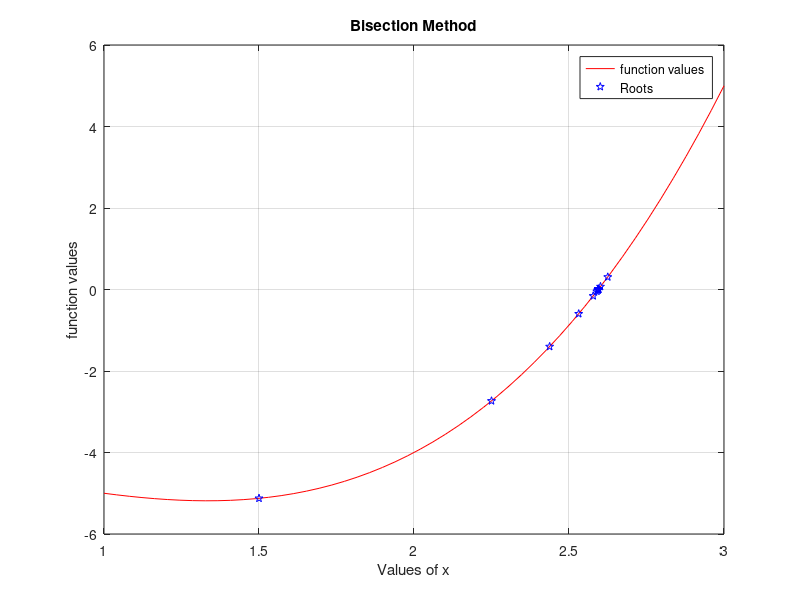

Reproduce this figure in MATLAB.
function sowmik = task_102 ()

  function y=f(x)
    y=x.^3-2*x.^2-4;
  end
  a=0;
  b=3;
  e=0.000001;
  A=[];

  while(b-a)/2 >e
      c = (a+b)/2;
      A =[A;c];
      if f(c)==0
        break;
      elseif f(a)*f(c) < 0
        b = c;
      else f(b)*f(c) < 0
        a = c;
      end
    end
   fprintf('%f\n', A(end));

  x = linspace(1, 3, 50);
  y = f(x);
  plot(x, y,'r');
  grid on;
  hold on;
  plot(A, f(A), 'bp');
  xlabel('Values of x');
  ylabel('function values');
  title('Bisection Method');
  legend('function values ', 'Roots');


endfunction

